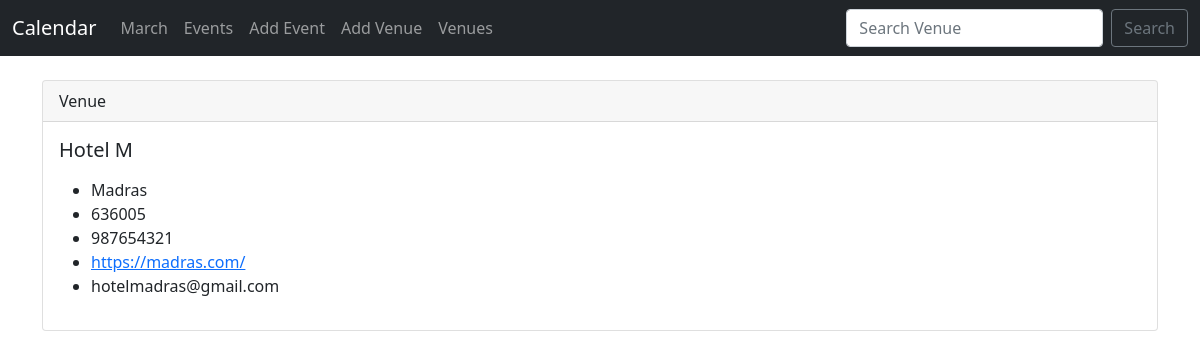
The app's page /show_venue/1, older data.
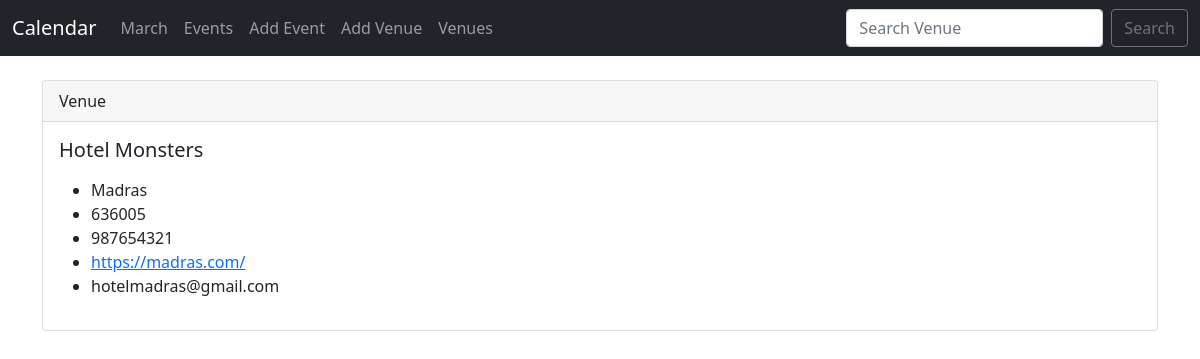
The same page, newer data.
### events/models.py (models this page shows)
class Venue(models.Model):
    name = models.CharField('Venue Name', max_length=122)
    address = models.CharField(max_length=300)
    zip_code = models.CharField('Zip Code', max_length=122)
    phone = models.CharField('Contact Phone', max_length=122, blank=True)
    web = models.URLField('Website Address', blank=True)
    email_address = models.EmailField('Email Address', blank=True)
    def __str__(self):
        return self.name

### events/views.py (the view)
# urls.py: path('show_venue/<venue_id>', views.show_venue, name="show_venue"),
def show_venue(request, venue_id):
    venue = Venue.objects.get(pk=venue_id)
    return render(request,
        "events/show_venue.html",
        {
            "venue": venue
        })

### events/templates/events/show_venue.html
{% extends 'events/base.html' %}
{% block content %}
    <div class="card">
        <div class="card-header">
            Venue
        </div>
        <div class="card-body">
          <h5 class="card-title">{{ venue }}</h5>
          <p class="card-text">
            <ul>
                <li>{{ venue.address }}</li>
                <li>{{ venue.zip_code }}</li>
                <li>{{ venue.phone }}</li>
                <li><a href="{{ venue.web}}">{{ venue.web }}</a></li>
                <li>{{ venue.email_address }}</li>
            </ul>
          </p>
        </div>
      </div>
{% endblock%}

Row changes from the older to the newer data that the page shows:
changed Venue "Madras": name "Hotel M" → "Hotel Monsters"
